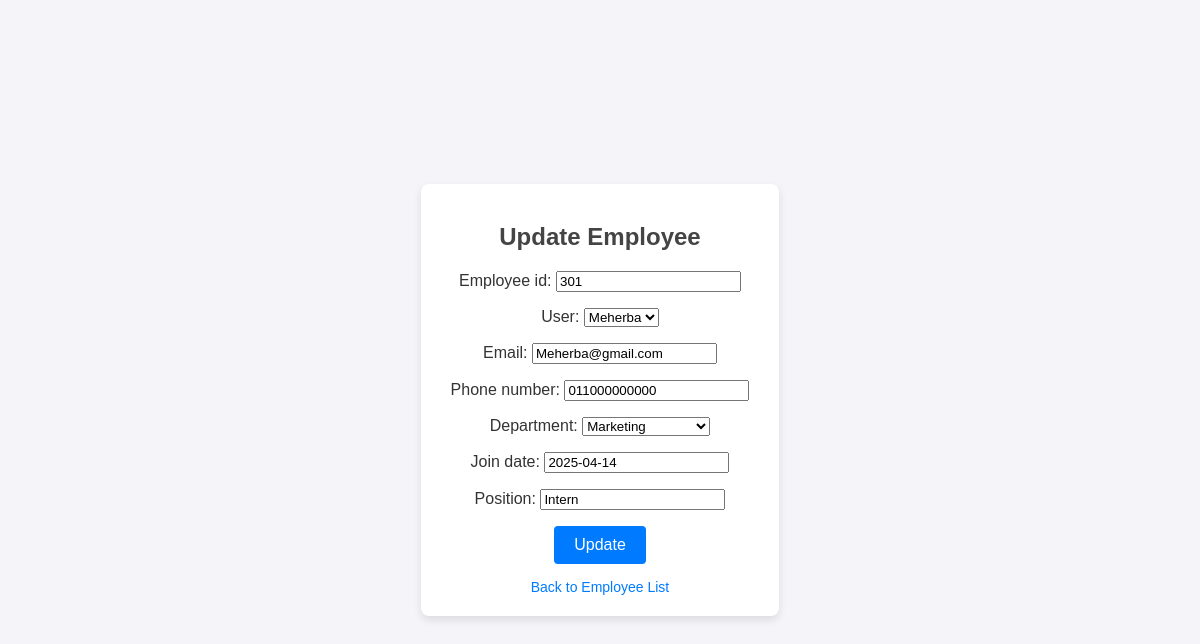
Screenshot of /employees/update/1/ with the database file from the repository.
### attendance/models.py (models this page shows, shortened)
class Employee(models.Model):
    employee_id = models.CharField(max_length=10, unique=True)
    user = models.OneToOneField(User, on_delete=models.CASCADE)
    email = models.EmailField(unique=True)
    phone_number = models.CharField(max_length=15, null=True, blank=True)
    department = models.ForeignKey(Department, on_delete=models.SET_NULL, null=True)
    join_date = models.DateField()
    position = models.CharField(max_length=100)

### attendance/views.py (the view)
# urls.py: path('employees/update/<int:pk>/', views.employee_update, name='employee_update'),
def employee_update(request, pk):
    employee = get_object_or_404(Employee, pk=pk)
    if request.method == 'POST':
        form = EmployeeForm(request.POST, instance=employee)
        if form.is_valid():
            form.save()
            messages.success(request, "Employee updated successfully!")
            return redirect('employee_list')
    else:
        form = EmployeeForm(instance=employee)
    return render(request, 'employee_form.html', {'form': form, 'action': 'Update'})

### attendance/forms.py
class EmployeeForm(forms.ModelForm):
    class Meta:
        model = Employee
        fields = '__all__'

### attendance/models.py (called while the page is built)
    def __str__(self):
        return self.name

### templates/employee_form.html (shortened to what this page needs)
<!DOCTYPE html>
<html lang="en">
<head>
</head>
<body>
    <div class="form-container">
        <h2>{{ action }} Employee</h2>
        <form method="post">
            {{ form.as_p }}
            <button type="submit">{{ action }}</button>
        </form>
        <a href="{% url 'employee_list' %}">Back to Employee List</a>
    </div>
</body>
</html>

### templates/employee_form.html (style rules this page uses)
body { font-family: 'Poppins', sans-serif; margin: 0; padding: 0; background-color: #f4f4f9; color: #333; display: flex; justify-content: center; align-items: center; min-height: 100vh; }
.form-container { background: #fff; padding: 20px 30px; border-radius: 8px; box-shadow: 0 4px 8px rgba(0, 0, 0, 0.1); text-align: center; }
.form-container h2 { margin-bottom: 20px; color: #444; }
button { background-color: #007BFF; color: white; border: none; padding: 10px 20px; border-radius: 4px; cursor: pointer; font-size: 16px; }
a { display: inline-block; margin-top: 15px; text-decoration: none; color: #007BFF; font-size: 14px; }

### rows the page displays
Employee: employee_id "301", user "Meherba", email "Meherba@gmail.com", phone_number "011000000000", department "Marketing", join_date "2025-04-14", position "Intern"

### other values shown
{{ action }} "Update"
